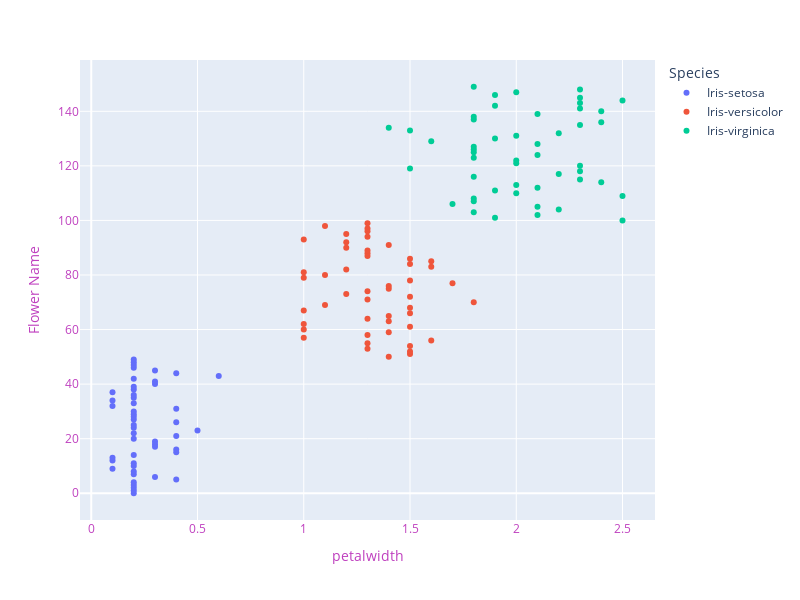

Write notebook code for a chart like this one.
### Code cell
fig = px.scatter(data_frame=iris, x='PetalWidthCm',color='Species')
fig.update_layout(width=800, height=600,
                  xaxis=dict(title='petalwidth',color="#BF40BF"),
                 yaxis=dict(title="Flower Name",color="#BF40BF"))
fig.show()

### Figure 1 — Plotly figure (JSON) as saved in the notebook; plotly's stock layout.template omitted (floating-point values rounded to 4 significant figures)
{"data": [{"hovertemplate": "Species=Iris-setosa<br>PetalWidthCm=%{x}<br>index=%{y}<extra></extra>", "legendgroup": "Iris-setosa", "marker": {"color": "#636efa", "symbol": "circle"}, "mode": "markers", "name": "Iris-setosa", "orientation": "h", "showlegend": true, "type": "scatter", "x": [0.2, 0.2, 0.2, 0.2, 0.2, 0.4, 0.3, 0.2, 0.2, 0.1, 0.2, 0.2, 0.1, 0.1, 0.2, 0.4, 0.4, 0.3, 0.3, 0.3, 0.2, 0.4, 0.2, 0.5, 0.2, 0.2, 0.4, 0.2, 0.2, 0.2, 0.2, 0.4, 0.1, 0.2, 0.1, 0.2, 0.2, 0.1, 0.2, 0.2, 0.3, 0.3, 0.2, 0.6, 0.4, 0.3, 0.2, 0.2, 0.2, 0.2], "xaxis": "x", "y": [0, 1, 2, 3, 4, 5, 6, 7, 8, 9, 10, 11, 12, 13, 14, 15, 16, 17, 18, 19, 20, 21, 22, 23, 24, 25, 26, 27, 28, 29, 30, 31, 32, 33, 34, 35, 36, 37, 38, 39, 40, 41, 42, 43, 44, 45, 46, 47, 48, 49], "yaxis": "y"}, {"hovertemplate": "Species=Iris-versicolor<br>PetalWidthCm=%{x}<br>index=%{y}<extra></extra>", "legendgroup": "Iris-versicolor", "marker": {"color": "#EF553B", "symbol": "circle"}, "mode": "markers", "name": "Iris-versicolor", "orientation": "h", "showlegend": true, "type": "scatter", "x": [1.4, 1.5, 1.5, 1.3, 1.5, 1.3, 1.6, 1, 1.3, 1.4, 1, 1.5, 1, 1.4, 1.3, 1.4, 1.5, 1, 1.5, 1.1, 1.8, 1.3, 1.5, 1.2, 1.3, 1.4, 1.4, 1.7, 1.5, 1, 1.1, 1, 1.2, 1.6, 1.5, 1.6, 1.5, 1.3, 1.3, 1.3, 1.2, 1.4, 1.2, 1, 1.3, 1.2, 1.3, 1.3, 1.1, 1.3], "xaxis": "x", "y": [50, 51, 52, 53, 54, 55, 56, 57, 58, 59, 60, 61, 62, 63, 64, 65, 66, 67, 68, 69, 70, 71, 72, 73, 74, 75, 76, 77, 78, 79, 80, 81, 82, 83, 84, 85, 86, 87, 88, 89, 90, 91, 92, 93, 94, 95, 96, 97, 98, 99], "yaxis": "y"}, {"hovertemplate": "Species=Iris-virginica<br>PetalWidthCm=%{x}<br>index=%{y}<extra></extra>", "legendgroup": "Iris-virginica", "marker": {"color": "#00cc96", "symbol": "circle"}, "mode": "markers", "name": "Iris-virginica", "orientation": "h", "showlegend": true, "type": "scatter", "x": [2.5, 1.9, 2.1, 1.8, 2.2, 2.1, 1.7, 1.8, 1.8, 2.5, 2, 1.9, 2.1, 2, 2.4, 2.3, 1.8, 2.2, 2.3, 1.5, 2.3, 2, 2, 1.8, 2.1, 1.8, 1.8, 1.8, 2.1, 1.6, 1.9, 2, 2.2, 1.5, 1.4, 2.3, 2.4, 1.8, 1.8, 2.1, 2.4, 2.3, 1.9, 2.3, 2.5, 2.3, 1.9, 2, 2.3, 1.8], "xaxis": "x", "y": [100, 101, 102, 103, 104, 105, 106, 107, 108, 109, 110, 111, 112, 113, 114, 115, 116, 117, 118, 119, 120, 121, 122, 123, 124, 125, 126, 127, 128, 129, 130, 131, 132, 133, 134, 135, 136, 137, 138, 139, 140, 141, 142, 143, 144, 145, 146, 147, 148, 149], "yaxis": "y"}], "layout": {"height": 600, "legend": {"title": {"text": "Species"}, "tracegroupgap": 0}, "margin": {"t": 60}, "width": 800, "xaxis": {"anchor": "y", "color": "#BF40BF", "domain": [0, 1], "title": {"text": "petalwidth"}}, "yaxis": {"anchor": "x", "color": "#BF40BF", "domain": [0, 1], "title": {"text": "Flower Name"}}}}
